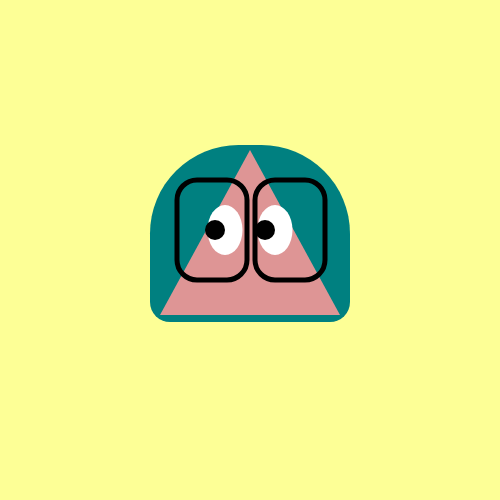
Frame 1 (no input)
Frame 60 (no input): identical to frame 1, image omitted
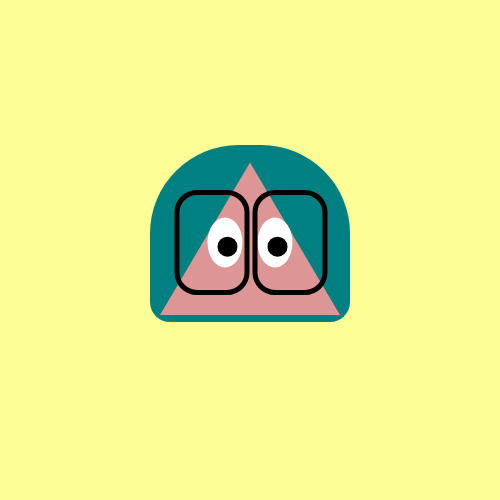
Frame 120 (the mouse pressed at the canvas centre since frame 60)

The p5.js sketch that drew these frames (run headless with seeded random() and noise() and a simulated clock; from frame 60 on, the mouse is pressed at the canvas centre):

// p5.js sketch
// ── sketch.js
let x;
function setup() {
  createCanvas(500, 500,);
  x=315
}

function draw() {
  background(253, 255, 150);
  noStroke();
  fill(0, 128, 128);
  rect(150, 145, 200, 177, 120, 120, 20, 20) //hair
  fill(222, 149, 149);
  triangle(250, 150+mouseY/20, 340, 315, 160, 315); //face
  fill(255, 255, 255);
  ellipse(225, 230+mouseY/20, 35, 50); //eye1
  ellipse(275, 230+mouseY/20, 35, 50); //eye2
  fill(0, 0, 0);
  ellipse(215+mouseX/20, 230+mouseY/15, 20, 20); //pupil1
  ellipse(265+mouseX/20, 230+mouseY/15, 20, 20); //pupil2
  strokeWeight(5);
  stroke(0, 0, 0);
  noFill();
  rect(177, 180+mouseY/20, 70, 100, 20, 20, 20, 20) //chashma1
  rect(255, 180+mouseY/20, 70, 100, 20, 20, 20, 20) //chashma
  
  
}
